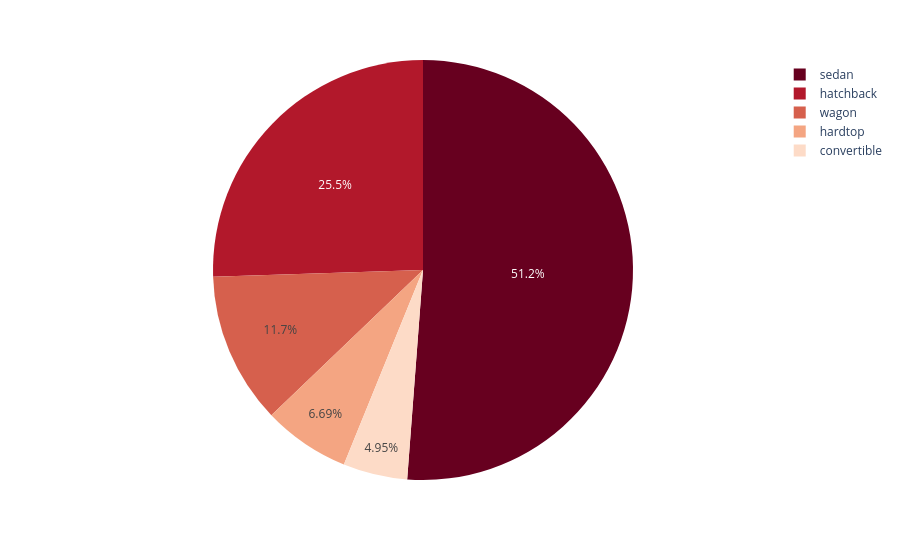

The cell this chart's notebook holds for it:
### Code cell
fig = px.pie(df, names='body_style', values='price',
             color_discrete_sequence=px.colors.sequential.RdBu)

fig.show()

### Figure 1 — Plotly figure (JSON) as saved in the notebook; plotly's stock layout.template omitted (floating-point values rounded to 4 significant figures; data arrays with more than 128 entries replaced by an {"elided": "..."} marker saying what was removed)
{"data": [{"domain": {"x": [0, 1], "y": [0, 1]}, "hovertemplate": "body_style=%{label}<br>price=%{value}<extra></extra>", "labels": {"elided": "201 str values"}, "legendgroup": "", "name": "", "showlegend": true, "type": "pie", "values": {"elided": "201 int values"}}], "layout": {"autosize": true, "legend": {"tracegroupgap": 0}, "margin": {"t": 60}, "piecolorway": ["rgb(103,0,31)", "rgb(178,24,43)", "rgb(214,96,77)", "rgb(244,165,130)", "rgb(253,219,199)", "rgb(247,247,247)", "rgb(209,229,240)", "rgb(146,197,222)", "rgb(67,147,195)", "rgb(33,102,172)", "rgb(5,48,97)"]}}
